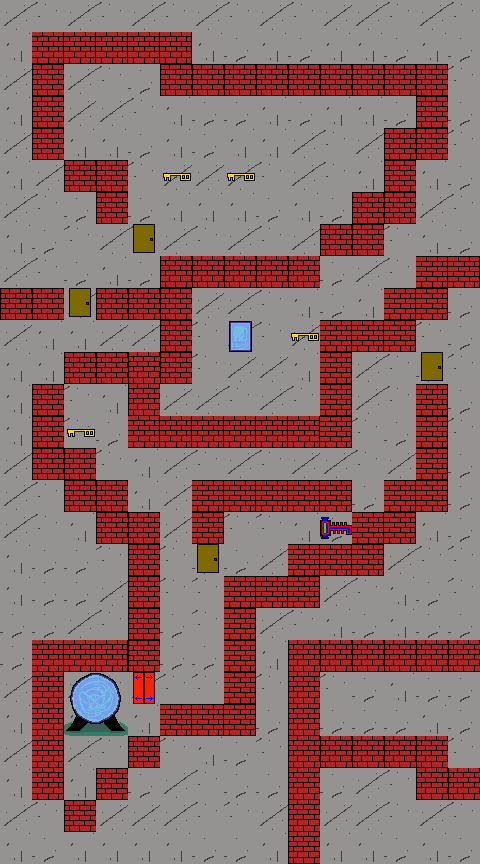

This is a level from a 2D game, rendered from its Tiled map with the project's own tilesets. A one-line summary and the map file follow, with tile-layer data summarised:
An orthogonal 15x27 tile map with 32x32 px tiles, 2 tile layers (Terrain, Objects), 11 tilesets.

<map version="1.0" orientation="orthogonal" renderorder="right-down" width="15" height="27" tilewidth="32" tileheight="32" nextobjectid="1">
 <tileset firstgid="1" name="grass" tilewidth="32" tileheight="32">
  <image source="grass.png" width="96" height="32" />
  <tile id="0">
   <properties>
    <property name="grass" value="1" />
   </properties>
  </tile>
  <tile id="1">
   <properties>
    <property name="grass" value="2" />
   </properties>
  </tile>
  <tile id="2">
   <properties>
    <property name="grass" value="3" />
   </properties>
  </tile>
 </tileset>
 <tileset firstgid="4" name="Wall" tilewidth="32" tileheight="32">
  <image source="Wall.png" width="32" height="32" />
  <tile id="0">
   <properties>
    <property name="blocked" value="" />
   </properties>
  </tile>
 </tileset>
 <tileset firstgid="5" name="Key" tilewidth="32" tileheight="32">
  <image source="Key.png" width="32" height="32" />
  <tile id="0">
   <properties>
    <property name="item" value="" />
    <property name="key" value="" />
   </properties>
  </tile>
 </tileset>
 <tileset firstgid="6" name="DoorClosed" tilewidth="32" tileheight="32">
  <image source="DoorClosed.png" width="32" height="32" />
  <tile id="0">
   <properties>
    <property name="door" value="" />
   </properties>
  </tile>
 </tileset>
 <tileset firstgid="7" name="Warpgate" tilewidth="32" tileheight="32">
  <image source="Warpgate.png" width="192" height="64" />
  <tile id="0">
   <properties>
    <property name="end" value="1" />
   </properties>
  </tile>
  <tile id="1">
   <properties>
    <property name="end" value="1" />
   </properties>
  </tile>
  <tile id="2">
   <properties>
    <property name="end" value="2" />
   </properties>
  </tile>
  <tile id="3">
   <properties>
    <property name="end" value="2" />
   </properties>
  </tile>
  <tile id="4">
   <properties>
    <property name="end" value="3" />
   </properties>
  </tile>
  <tile id="5">
   <properties>
    <property name="end" value="3" />
   </properties>
  </tile>
  <tile id="6">
   <properties>
    <property name="end" value="1" />
   </properties>
  </tile>
  <tile id="7">
   <properties>
    <property name="end" value="1" />
   </properties>
  </tile>
  <tile id="8">
   <properties>
    <property name="end" value="2" />
   </properties>
  </tile>
  <tile id="9">
   <properties>
    <property name="end" value="2" />
   </properties>
  </tile>
  <tile id="10">
   <properties>
    <property name="end" value="3" />
   </properties>
  </tile>
  <tile id="11">
   <properties>
    <property name="end" value="3" />
   </properties>
  </tile>
 </tileset>
 <tileset firstgid="19" name="SpecialDoor" tilewidth="32" tileheight="32">
  <image source="SpecialDoor.png" width="64" height="32" />
  <tile id="0">
   <properties>
    <property name="finaldoor" value="1" />
   </properties>
  </tile>
  <tile id="1">
   <properties>
    <property name="finaldoor" value="2" />
   </properties>
  </tile>
 </tileset>
 <tileset firstgid="21" name="SpecialKey" tilewidth="32" tileheight="32">
  <image source="SpecialKey.png" width="32" height="32" />
  <tile id="0">
   <properties>
    <property name="item" value="" />
    <property name="keyfinal" value="" />
   </properties>
  </tile>
 </tileset>
 <tileset firstgid="22" name="StartWarpgate" tilewidth="32" tileheight="32">
  <image source="StartWarpgate.png" width="96" height="32" />
  <tile id="0">
   <properties>
    <property name="start" value="1" />
   </properties>
  </tile>
  <tile id="1">
   <properties>
    <property name="start" value="2" />
   </properties>
  </tile>
  <tile id="2">
   <properties>
    <property name="start" value="3" />
   </properties>
  </tile>
 </tileset>
 <tileset firstgid="25" name="ConcreteWall" tilewidth="32" tileheight="32">
  <image source="ConcreteWall.png" width="64" height="64" />
 </tileset>
 <tileset firstgid="29" name="MetalWall" tilewidth="32" tileheight="32">
  <image source="MetalWall.png" width="64" height="64" />
 </tileset>
 <tileset firstgid="33" name="Brickwall" tilewidth="32" tileheight="32">
  <image source="Brickwall.png" width="64" height="64" />
  <tile id="0">
   <properties>
    <property name="blocked" value="" />
   </properties>
  </tile>
  <tile id="1">
   <properties>
    <property name="blocked" value="" />
   </properties>
  </tile>
  <tile id="2">
   <properties>
    <property name="blocked" value="" />
   </properties>
  </tile>
  <tile id="3">
   <properties>
    <property name="blocked" value="" />
   </properties>
  </tile>
 </tileset>
 <layer name="Terrain" width="15" height="27">
  <data>[405 cells, 405 non-empty, 4 distinct tile ids]</data>
 </layer>
 <layer name="Objects" width="15" height="27">
  <data>[405 cells, 140 non-empty, 13 distinct tile ids]</data>
 </layer>
</map>
